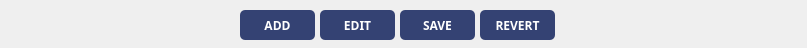
   <widget class="QWidget" name="widgetBTN" native="true">
    <property name="geometry">
     <rect>
      <x>347</x>
      <y>617</y>
      <width>807</width>
      <height>48</height>
     </rect>
    </property>
    <property name="font">
     <font>
      <family>Poppins</family>
      <pointsize>12</pointsize>
      <weight>75</weight>
      <bold>true</bold>
     </font>
    </property>
    <property name="styleSheet">
     <string notr="true">#widgetBTN{
background: rgba(220, 229, 254, 1);
border: 1px solid black;
}

#addBTN, #editBTN, #revertBTN, #saveBTN {
    border-radius: 5px;
    border: none;
    background-color: rgba(52, 66, 115, 1);
    color: white;
    height: 26px;
	font-size: 12px;
    padding: 5px 10px; /* Add padding for spacing */
}
</string>
    </property>
    <widget class="QPushButton" name="addBTN">
     <property name="geometry">
      <rect>
       <x>240</x>
       <y>10</y>
       <width>75</width>
       <height>30</height>
      </rect>
     </property>
     <property name="font">
      <font>
       <family>Poppins</family>
       <pointsize>-1</pointsize>
       <weight>75</weight>
       <bold>true</bold>
      </font>
     </property>
     <property name="text">
      <string>ADD</string>
     </property>
    </widget>
    <widget class="QPushButton" name="editBTN">
     <property name="geometry">
      <rect>
       <x>320</x>
       <y>10</y>
       <width>75</width>
       <height>30</height>
      </rect>
     </property>
     <property name="font">
      <font>
       <family>Poppins</family>
       <pointsize>-1</pointsize>
       <weight>75</weight>
       <bold>true</bold>
      </font>
     </property>
     <property name="text">
      <string>EDIT</string>
     </property>
    </widget>
    <widget class="QPushButton" name="saveBTN">
     <property name="geometry">
      <rect>
       <x>400</x>
       <y>10</y>
       <width>75</width>
       <height>30</height>
      </rect>
     </property>
     <property name="font">
      <font>
       <family>Poppins</family>
       <pointsize>-1</pointsize>
       <weight>75</weight>
       <bold>true</bold>
      </font>
     </property>
     <property name="text">
      <string>SAVE</string>
     </property>
    </widget>
    <widget class="QPushButton" name="revertBTN">
     <property name="geometry">
      <rect>
       <x>480</x>
       <y>10</y>
       <width>75</width>
       <height>30</height>
      </rect>
     </property>
     <property name="font">
      <font>
       <family>Poppins</family>
       <pointsize>-1</pointsize>
       <weight>75</weight>
       <bold>true</bold>
      </font>
     </property>
     <property name="text">
      <string>REVERT</string>
     </property>
    </widget>
   </widget>
